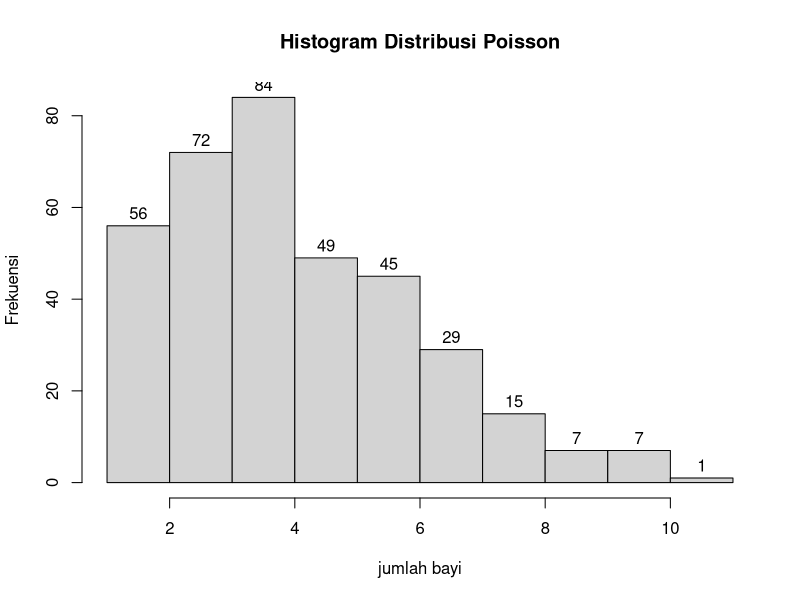

The R script that drew this image:
#3. Diketahui data dari sebuah tempat bersalin di rumah sakit tertentu menunjukkan rata-rata historis 4,5 bayi lahir di rumah sakit ini setiap hari. (gunakan Distribusi Poisson)

#a. Berapa peluang bahwa 6 bayi akan lahir di rumah sakit ini besok?

x<-6
lambda<-4.5
paste("Peluang akan lahir 6 bayi di rumah sakit ini besok adalah : ", dpois(x, lambda))

#b. simulasikan dan buatlah histogram kelahiran 6 bayi akan lahir di rumah sakit ini selama setahun (n = 365)

set.seed(0)
n<-365
pois<-rpois(n,lambda)

hist(pois,
     main ="Histogram Distribusi Poisson", 
     labels=T,
     ylab = 'Frekuensi',
     xlab = 'jumlah bayi')

#c. bandingkan hasil poin a dan b , Apa kesimpulan yang bisa didapatkan?

#d. Nilai Rataan (μ) dan Varian (σ²) dari Distribusi Poisson.

rataan=varian=lambda
paste("Nilai Rataan (µ) : ", rataan)
paste("Nilai Varian (σ²) : ", varian)

